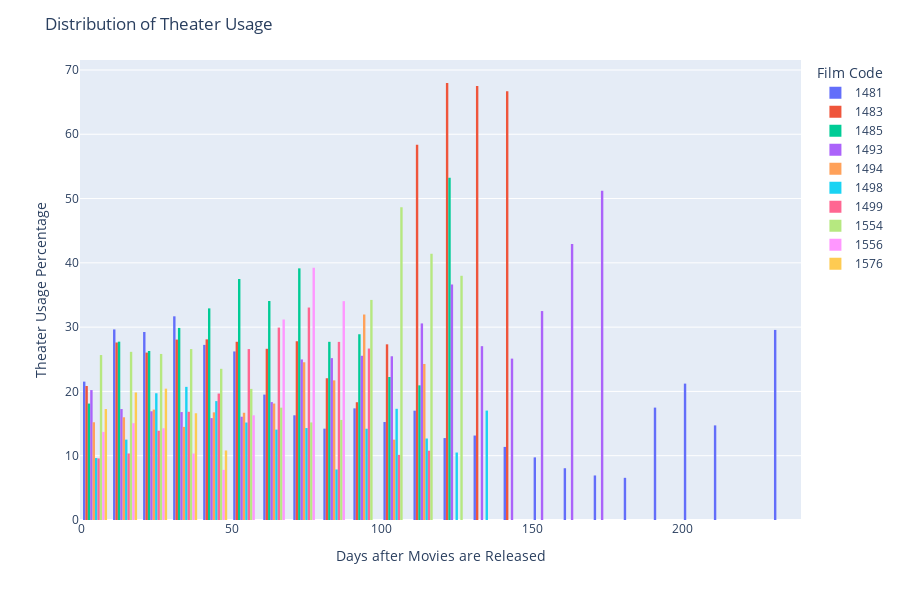

The notebook cell this image was saved under:
### Code cell
df = ticket_all.groupby(["film_code", "nth_day_from_release"]).agg({"occu_perc":"mean"}).reset_index()
fig = px.histogram(df, x="nth_day_from_release", y="occu_perc", color='film_code', barmode='group', histfunc='avg', height = 600)

fig.update_layout(title = "Distribution of Theater Usage",
                  xaxis_title = "Days after Movies are Released",
                  yaxis_title = "Theater Usage Percentage",
                  legend_title = "Film Code")

fig.show()

### Figure 1 — Plotly figure (JSON) as saved in the notebook; plotly's stock layout.template omitted (floating-point values rounded to 4 significant figures; data arrays with more than 128 entries replaced by an {"elided": "..."} marker saying what was removed)
{"data": [{"alignmentgroup": "True", "bingroup": "x", "histfunc": "avg", "hovertemplate": "film_code=1481<br>nth_day_from_release=%{x}<br>avg of occu_perc=%{y}<extra></extra>", "legendgroup": "1481", "marker": {"color": "#636efa", "pattern": {"shape": ""}}, "name": "1481", "offsetgroup": "1481", "orientation": "v", "showlegend": true, "type": "histogram", "x": {"elided": "209 int values"}, "xaxis": "x", "y": {"elided": "209 float values"}, "yaxis": "y"}, {"alignmentgroup": "True", "bingroup": "x", "histfunc": "avg", "hovertemplate": "film_code=1483<br>nth_day_from_release=%{x}<br>avg of occu_perc=%{y}<extra></extra>", "legendgroup": "1483", "marker": {"color": "#EF553B", "pattern": {"shape": ""}}, "name": "1483", "offsetgroup": "1483", "orientation": "v", "showlegend": true, "type": "histogram", "x": {"elided": "148 int values"}, "xaxis": "x", "y": {"elided": "148 float values"}, "yaxis": "y"}, {"alignmentgroup": "True", "bingroup": "x", "histfunc": "avg", "hovertemplate": "film_code=1485<br>nth_day_from_release=%{x}<br>avg of occu_perc=%{y}<extra></extra>", "legendgroup": "1485", "marker": {"color": "#00cc96", "pattern": {"shape": ""}}, "name": "1485", "offsetgroup": "1485", "orientation": "v", "showlegend": true, "type": "histogram", "x": [1, 2, 3, 4, 5, 6, 7, 8, 9, 10, 11, 12, 13, 14, 15, 16, 17, 18, 19, 20, 21, 22, 23, 24, 25, 26, 27, 28, 29, 30, 31, 32, 33, 34, 35, 36, 37, 38, 39, 40, 41, 42, 43, 44, 45, 46, 47, 48, 49, 50, 51, 52, 53, 54, 55, 56, 57, 58, 59, 60, 61, 62, 63, 64, 65, 66, 67, 68, 69, 70, 71, 72, 73, 74, 75, 76, 77, 78, 79, 80, 81, 82, 83, 84, 85, 86, 87, 88, 89, 90, 91, 92, 93, 94, 95, 96, 97, 98, 99, 100, 101, 102, 103, 104, 105, 106, 107, 108, 109, 110, 111, 112, 113, 114, 115, 117, 118, 125], "xaxis": "x", "y": [11.81, 15.9, 18.13, 16.19, 16.21, 18.89, 18.96, 23.79, 23.12, 26.37, 29.02, 28.08, 29.77, 29.15, 27.98, 27.01, 26.11, 25.84, 28.09, 29.1, 31.39, 22.36, 25.64, 27.73, 22.32, 19.57, 23.71, 36.32, 24.74, 34.48, 32.86, 29.92, 21.73, 23.55, 39.15, 25.74, 34.4, 32.33, 24.63, 25.27, 27.62, 41.78, 29.01, 36.2, 35.2, 25.7, 24.6, 35.86, 47.93, 40.77, 39.6, 39.78, 26.61, 29.68, 27.37, 43.97, 37.45, 44.16, 45.45, 28.12, 20.97, 26.54, 51.26, 30.19, 47.31, 47.2, 26.75, 26.48, 35.82, 49.72, 33.41, 39.2, 48.87, 25.9, 27.4, 37.23, 53.36, 33.47, 42.87, 43.53, 27.88, 18.11, 21.16, 33.44, 18.48, 30.04, 32.0, 23.42, 29.11, 28.44, 44.14, 29.14, 31.81, 25.5, 34.86, 12.99, 16.97, 52.72, 12.34, 24.74, 31.87, 12.67, 14.87, 12.08, 46.15, 14.99, 27.62, 29.53, 7.92, 18.81, 19.96, 25.91, 5.36, 24.92, 38.3, 14.11, 20.16, 53.23], "yaxis": "y"}, {"alignmentgroup": "True", "bingroup": "x", "histfunc": "avg", "hovertemplate": "film_code=1493<br>nth_day_from_release=%{x}<br>avg of occu_perc=%{y}<extra></extra>", "legendgroup": "1493", "marker": {"color": "#ab63fa", "pattern": {"shape": ""}}, "name": "1493", "offsetgroup": "1493", "orientation": "v", "showlegend": true, "type": "histogram", "x": {"elided": "157 int values"}, "xaxis": "x", "y": {"elided": "157 float values"}, "yaxis": "y"}, {"alignmentgroup": "True", "bingroup": "x", "histfunc": "avg", "hovertemplate": "film_code=1494<br>nth_day_from_release=%{x}<br>avg of occu_perc=%{y}<extra></extra>", "legendgroup": "1494", "marker": {"color": "#FFA15A", "pattern": {"shape": ""}}, "name": "1494", "offsetgroup": "1494", "orientation": "v", "showlegend": true, "type": "histogram", "x": [1, 2, 3, 4, 5, 6, 7, 8, 9, 10, 11, 12, 13, 14, 15, 16, 17, 18, 19, 20, 21, 22, 23, 24, 25, 26, 27, 28, 29, 30, 31, 32, 33, 34, 35, 36, 37, 38, 39, 40, 41, 42, 43, 44, 45, 46, 47, 48, 49, 50, 51, 52, 53, 54, 55, 56, 57, 58, 59, 60, 61, 62, 63, 64, 65, 66, 67, 68, 69, 70, 71, 72, 73, 74, 75, 76, 77, 78, 79, 80, 81, 82, 83, 84, 85, 86, 87, 88, 89, 90, 91, 92, 93, 94, 95, 96, 97, 98, 99, 100, 101, 103, 104, 105, 106, 107, 109, 110, 111, 112], "xaxis": "x", "y": [14.16, 15.98, 16.75, 15.45, 10.19, 12.5, 23.0, 12.4, 16.41, 17.9, 14.51, 11.7, 12.44, 22.18, 14.2, 19.79, 21.0, 15.03, 11.0, 13.28, 24.11, 14.76, 19.11, 21.06, 15.5, 12.37, 15.6, 22.95, 12.99, 17.13, 17.91, 14.31, 11.66, 11.93, 14.65, 12.67, 15.49, 15.28, 13.83, 11.43, 13.45, 24.91, 15.22, 16.37, 14.06, 18.88, 11.35, 12.92, 28.85, 9.225, 16.66, 20.54, 11.97, 8.345, 11.3, 27.25, 16.19, 21.72, 23.61, 17.34, 11.98, 10.6, 39.2, 18.5, 21.81, 22.44, 18.73, 10.7, 9.863, 46.84, 17.47, 31.84, 27.2, 16.3, 10.6, 11.33, 50.9, 12.98, 19.9, 22.3, 22.85, 9.516, 9.776, 42.76, 11.78, 17.36, 25.17, 31.91, 23.75, 27.24, 50.21, 36.98, 21.09, 35.68, 35.55, 18.09, 36.29, 55.45, 3.07, 24.22, 7.68, 6.13, 6.75, 30.06, 5.52, 7.36, 12.27, 5.52, 1.23, 66.06], "yaxis": "y"}, {"alignmentgroup": "True", "bingroup": "x", "histfunc": "avg", "hovertemplate": "film_code=1498<br>nth_day_from_release=%{x}<br>avg of occu_perc=%{y}<extra></extra>", "legendgroup": "1498", "marker": {"color": "#19d3f3", "pattern": {"shape": ""}}, "name": "1498", "offsetgroup": "1498", "orientation": "v", "showlegend": true, "type": "histogram", "x": [1, 2, 3, 4, 5, 6, 7, 8, 9, 10, 11, 12, 13, 14, 15, 16, 17, 18, 19, 20, 21, 22, 23, 24, 25, 26, 27, 28, 29, 30, 31, 32, 33, 34, 35, 36, 37, 38, 39, 40, 41, 42, 43, 44, 45, 46, 47, 48, 49, 50, 51, 52, 53, 54, 55, 56, 57, 58, 59, 60, 61, 62, 63, 64, 65, 66, 67, 68, 69, 70, 71, 72, 73, 74, 75, 76, 77, 78, 79, 80, 81, 82, 83, 84, 85, 86, 87, 88, 89, 90, 91, 92, 93, 94, 95, 96, 97, 98, 99, 100, 101, 102, 103, 104, 105, 106, 107, 108, 110, 111, 112, 113, 114, 115, 118, 120, 123, 126, 130], "xaxis": "x", "y": [7.173, 9.132, 8.582, 8.993, 7.547, 8.763, 15.24, 10.92, 10.41, 10.58, 8.912, 10.85, 11.7, 18.49, 13.06, 10.89, 14.15, 12.48, 13.93, 18.07, 23.84, 14.85, 19.04, 17.06, 13.06, 17.07, 22.53, 32.44, 19.17, 19.35, 22.78, 17.33, 17.62, 21.11, 35.95, 19.57, 16.98, 20.21, 16.2, 17.32, 22.8, 29.99, 17.76, 14.71, 14.3, 13.83, 14.31, 16.93, 22.97, 13.47, 13.92, 15.33, 12.3, 12.69, 17.45, 23.66, 16.33, 12.19, 14.28, 14.35, 13.95, 15.65, 20.78, 10.33, 10.92, 11.58, 11.99, 15.71, 15.38, 22.82, 10.93, 9.778, 13.85, 17.73, 16.16, 13.54, 18.99, 11.36, 7.84, 9.684, 9.423, 4.289, 9.059, 15.07, 5.248, 4.534, 3.007, 10.45, 7.845, 6.441, 8.338, 6.889, 22.55, 27.93, 15.05, 17.46, 13.9, 17.9, 5.502, 10.64, 22.07, 35.39, 7.773, 16.07, 19.89, 15.95, 14.52, 13.38, 11.09, 2.86, 7.17, 36.61, 4.26, 11.84, 14.89, 4.26, 5.95, 21.28, 17.02], "yaxis": "y"}, {"alignmentgroup": "True", "bingroup": "x", "histfunc": "avg", "hovertemplate": "film_code=1499<br>nth_day_from_release=%{x}<br>avg of occu_perc=%{y}<extra></extra>", "legendgroup": "1499", "marker": {"color": "#FF6692", "pattern": {"shape": ""}}, "name": "1499", "offsetgroup": "1499", "orientation": "v", "showlegend": true, "type": "histogram", "x": [1, 2, 3, 4, 5, 6, 7, 8, 9, 10, 11, 12, 13, 14, 15, 16, 17, 18, 19, 20, 21, 22, 23, 24, 25, 26, 27, 28, 29, 30, 31, 32, 33, 34, 35, 36, 37, 38, 39, 40, 41, 42, 43, 44, 45, 46, 47, 48, 49, 50, 51, 52, 53, 54, 55, 56, 57, 58, 59, 60, 61, 62, 63, 64, 65, 66, 67, 68, 69, 70, 71, 72, 73, 74, 75, 76, 77, 78, 79, 80, 81, 82, 83, 84, 85, 86, 87, 88, 89, 90, 91, 92, 93, 94, 95, 96, 97, 98, 99, 100, 101, 102, 105, 106, 107, 108, 109, 110, 111, 112, 113], "xaxis": "x", "y": [8.394, 10.06, 7.513, 9.795, 8.383, 8.415, 15.6, 7.887, 10.18, 9.594, 8.239, 7.324, 8.486, 15.1, 9.343, 12.44, 13.75, 9.24, 9.976, 11.54, 23.36, 12.02, 11.68, 11.62, 11.06, 8.285, 15.41, 21.93, 11.94, 14.34, 17.78, 14.39, 11.4, 14.59, 30.11, 14.37, 17.1, 18.53, 15.72, 10.78, 13.75, 32.57, 15.17, 18.8, 19.24, 16.84, 12.24, 16.62, 40.68, 23.24, 24.06, 27.13, 22.51, 17.7, 16.86, 45.66, 24.75, 32.63, 31.32, 21.41, 22.7, 19.41, 55.68, 27.82, 40.5, 42.49, 26.64, 28.38, 14.26, 55.34, 39.76, 32.71, 34.33, 22.54, 21.05, 10.7, 56.65, 22.47, 34.94, 27.0, 16.86, 18.5, 13.3, 37.8, 26.0, 33.26, 43.05, 35.09, 26.19, 42.19, 63.2, 50.56, 53.16, 6.69, 7.06, 7.06, 15.61, 7.06, 14.13, 15.61, 6.69, 6.69, 7.06, 14.13, 15.99, 7.43, 7.43, 7.43, 13.38, 7.43, 14.87], "yaxis": "y"}, {"alignmentgroup": "True", "bingroup": "x", "histfunc": "avg", "hovertemplate": "film_code=1554<br>nth_day_from_release=%{x}<br>avg of occu_perc=%{y}<extra></extra>", "legendgroup": "1554", "marker": {"color": "#B6E880", "pattern": {"shape": ""}}, "name": "1554", "offsetgroup": "1554", "orientation": "v", "showlegend": true, "type": "histogram", "x": [1, 2, 3, 4, 5, 6, 7, 8, 9, 10, 11, 12, 13, 14, 15, 16, 17, 18, 19, 20, 21, 22, 23, 24, 25, 26, 27, 28, 29, 30, 31, 32, 33, 34, 35, 36, 37, 38, 39, 40, 41, 42, 43, 44, 45, 46, 47, 48, 49, 50, 51, 52, 53, 54, 55, 56, 57, 58, 59, 60, 61, 62, 63, 64, 65, 66, 67, 68, 69, 70, 71, 72, 73, 74, 75, 76, 77, 78, 79, 80, 81, 82, 83, 84, 85, 86, 87, 88, 89, 90, 91, 92, 93, 94, 95, 96, 97, 98, 99, 100, 101, 102, 103, 104, 105, 106, 107, 108, 109, 110, 111, 112, 113, 114, 115, 116, 117, 118, 119, 120, 121, 122, 123, 124], "xaxis": "x", "y": [21.53, 25.56, 26.51, 23.14, 19.98, 26.48, 32.74, 26.46, 28.53, 28.12, 23.88, 21.21, 27.4, 34.5, 26.73, 27.86, 28.13, 23.19, 20.6, 23.94, 32.94, 24.63, 25.6, 25.45, 21.46, 18.62, 24.33, 35.0, 26.35, 26.93, 28.61, 23.1, 20.68, 24.95, 38.26, 26.45, 28.1, 27.67, 21.12, 20.52, 22.73, 34.62, 21.7, 22.44, 23.49, 18.35, 17.61, 20.97, 32.75, 26.06, 20.43, 20.7, 15.81, 13.68, 18.49, 30.15, 18.05, 19.99, 20.59, 14.57, 12.0, 16.72, 30.41, 13.63, 19.09, 21.28, 15.64, 16.1, 15.31, 25.77, 14.65, 22.27, 12.81, 16.74, 7.58, 6.815, 13.78, 15.56, 15.8, 13.62, 12.85, 9.406, 11.68, 19.92, 14.96, 21.42, 24.39, 13.28, 14.15, 16.25, 35.95, 24.48, 46.9, 36.35, 43.26, 21.65, 26.6, 57.75, 33.14, 55.52, 49.8, 33.34, 29.25, 33.03, 70.74, 41.59, 67.29, 58.79, 46.94, 27.8, 33.35, 73.0, 37.9, 62.14, 50.78, 44.77, 21.39, 15, 48.09, 32.47, 56.94, 49.71, 39.42, 11.4], "yaxis": "y"}, {"alignmentgroup": "True", "bingroup": "x", "histfunc": "avg", "hovertemplate": "film_code=1556<br>nth_day_from_release=%{x}<br>avg of occu_perc=%{y}<extra></extra>", "legendgroup": "1556", "marker": {"color": "#FF97FF", "pattern": {"shape": ""}}, "name": "1556", "offsetgroup": "1556", "orientation": "v", "showlegend": true, "type": "histogram", "x": [1, 2, 3, 4, 5, 6, 7, 8, 9, 10, 11, 12, 13, 14, 15, 16, 17, 18, 19, 20, 21, 22, 23, 24, 25, 26, 27, 28, 29, 30, 31, 32, 33, 34, 35, 36, 37, 38, 39, 40, 41, 42, 43, 44, 45, 46, 47, 48, 49, 50, 51, 52, 53, 54, 55, 56, 57, 58, 59, 60, 61, 62, 63, 64, 65, 66, 67, 68, 69, 70, 71, 72, 73, 74, 75, 76, 77, 78, 79, 80, 81, 82, 83, 84, 85, 86, 87, 88, 89], "xaxis": "x", "y": [9.442, 11.68, 14.17, 12.95, 10.47, 11.94, 23.48, 13.5, 15.66, 18.94, 15.37, 12.98, 12.02, 21.48, 16.08, 14.42, 15.8, 13.05, 10.42, 11.69, 23.31, 11.4, 13.23, 15.79, 12.82, 8.833, 11.18, 23.11, 11.31, 12.85, 12.64, 11.1, 8.744, 8.716, 16.25, 11.68, 7.765, 7.892, 5.801, 4.985, 5.687, 13.0, 5.45, 5.238, 7.56, 7.035, 5.753, 7.625, 15.71, 8.768, 10.8, 16.61, 13.7, 9.687, 11.39, 26.73, 17.58, 20.84, 26.7, 23.57, 19.16, 18.45, 39.82, 32.7, 39.48, 39.32, 35.86, 29.49, 34.02, 49.93, 29.58, 40.54, 53.94, 38.97, 33.04, 31.16, 48.17, 28.91, 38.14, 40.45, 36.7, 26.41, 23.35, 68.37, 24.3, 30.82, 40.59, 23.05, 26.37], "yaxis": "y"}, {"alignmentgroup": "True", "bingroup": "x", "histfunc": "avg", "hovertemplate": "film_code=1576<br>nth_day_from_release=%{x}<br>avg of occu_perc=%{y}<extra></extra>", "legendgroup": "1576", "marker": {"color": "#FECB52", "pattern": {"shape": ""}}, "name": "1576", "offsetgroup": "1576", "orientation": "v", "showlegend": true, "type": "histogram", "x": [1, 2, 3, 4, 5, 6, 7, 8, 9, 10, 11, 12, 13, 14, 15, 16, 17, 18, 19, 20, 21, 22, 23, 24, 25, 26, 27, 28, 29, 30, 31, 32, 33, 34, 35, 36, 37, 38, 39, 40], "xaxis": "x", "y": [13.77, 14.18, 21.13, 13.96, 11.32, 12.84, 31.4, 14.91, 21.81, 23.31, 20.8, 11.45, 14.04, 37.84, 15.28, 22.8, 25.58, 15.85, 11.42, 13.37, 40.89, 15.18, 21.7, 24.1, 19.18, 10.97, 13.11, 32.64, 13.19, 20.68, 21.17, 16.07, 9.419, 9.82, 17.29, 13.93, 20.42, 22.05, 15.17, 10.82], "yaxis": "y"}], "layout": {"barmode": "group", "height": 600, "legend": {"title": {"text": "Film Code"}, "tracegroupgap": 0}, "margin": {"t": 60}, "title": {"text": "Distribution of Theater Usage"}, "xaxis": {"anchor": "y", "domain": [0, 1], "title": {"text": "Days after Movies are Released"}}, "yaxis": {"anchor": "x", "domain": [0, 1], "title": {"text": "Theater Usage Percentage"}}}}
